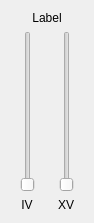
<?xml version="1.0" encoding="UTF-8"?>
<ui version="4.0">
 <class>DoubleSlider</class>
 <widget class="QWidget" name="DoubleSlider">
  <property name="geometry">
   <rect>
    <x>0</x>
    <y>0</y>
    <width>94</width>
    <height>223</height>
   </rect>
  </property>
  <property name="windowTitle">
   <string>Form</string>
  </property>
  <layout class="QVBoxLayout" name="verticalLayout">
   <item>
    <widget class="QLabel" name="label">
     <property name="text">
      <string>Label</string>
     </property>
     <property name="alignment">
      <set>Qt::AlignCenter</set>
     </property>
    </widget>
   </item>
   <item>
    <layout class="QHBoxLayout" name="horizontalLayout">
     <item>
      <layout class="QVBoxLayout" name="verticalLayout_2">
       <item alignment="Qt::AlignHCenter">
        <widget class="QSlider" name="minSlider">
         <property name="orientation">
          <enum>Qt::Vertical</enum>
         </property>
        </widget>
       </item>
       <item alignment="Qt::AlignHCenter">
        <widget class="QLabel" name="minValueLabel">
         <property name="text">
          <string>IV</string>
         </property>
         <property name="alignment">
          <set>Qt::AlignCenter</set>
         </property>
        </widget>
       </item>
      </layout>
     </item>
     <item>
      <layout class="QVBoxLayout" name="verticalLayout_3">
       <item alignment="Qt::AlignHCenter">
        <widget class="QSlider" name="maxSlider">
         <property name="orientation">
          <enum>Qt::Vertical</enum>
         </property>
        </widget>
       </item>
       <item alignment="Qt::AlignHCenter">
        <widget class="QLabel" name="maxValueLabel">
         <property name="text">
          <string>XV</string>
         </property>
         <property name="alignment">
          <set>Qt::AlignCenter</set>
         </property>
        </widget>
       </item>
      </layout>
     </item>
    </layout>
   </item>
  </layout>
 </widget>
 <resources/>
 <connections>
  <connection>
   <sender>maxSlider</sender>
   <signal>valueChanged(int)</signal>
   <receiver>maxValueLabel</receiver>
   <slot>setNum(int)</slot>
   <hints>
    <hint type="sourcelabel">
     <x>229</x>
     <y>74</y>
    </hint>
    <hint type="destinationlabel">
     <x>407</x>
     <y>74</y>
    </hint>
   </hints>
  </connection>
  <connection>
   <sender>minSlider</sender>
   <signal>valueChanged(int)</signal>
   <receiver>minValueLabel</receiver>
   <slot>setNum(int)</slot>
   <hints>
    <hint type="sourcelabel">
     <x>344</x>
     <y>29</y>
    </hint>
    <hint type="destinationlabel">
     <x>400</x>
     <y>30</y>
    </hint>
   </hints>
  </connection>
 </connections>
</ui>
